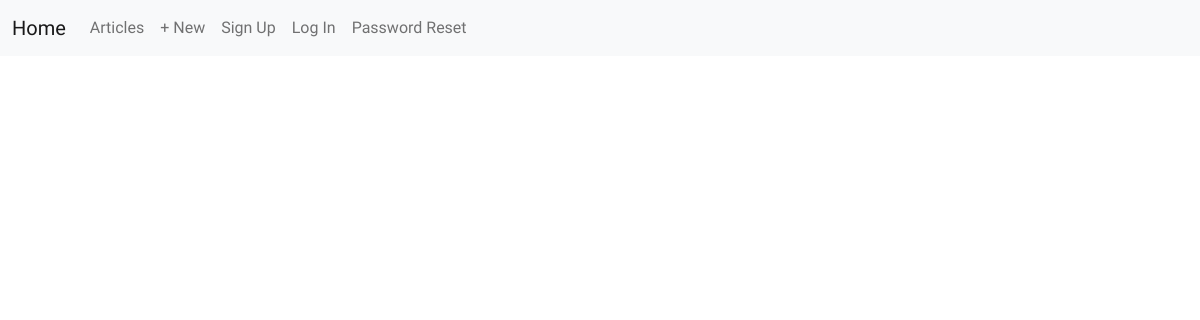
/articles/, run on an earlier commit of the app's database.
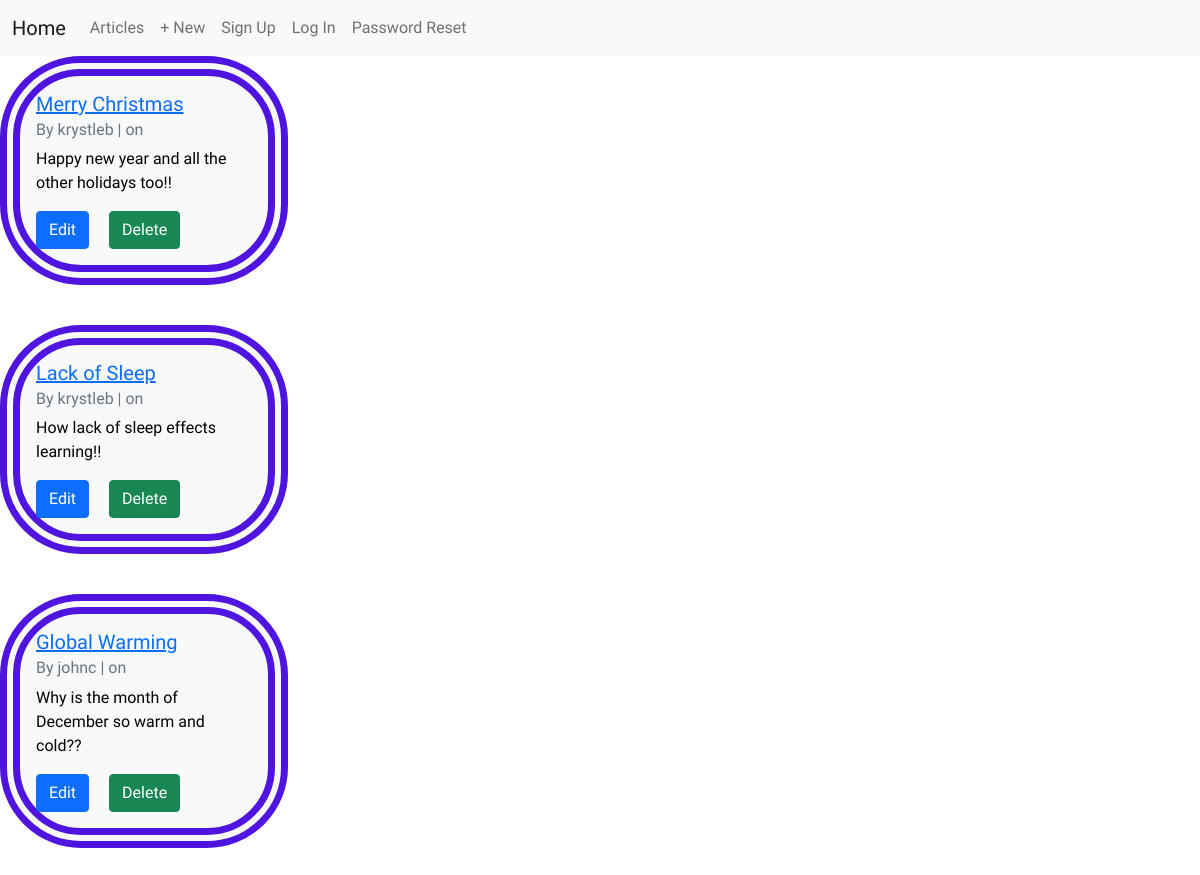
And on a later commit of the database.
### articles/models.py (models this page shows, shortened)
class Article(models.Model):
    title = models.CharField(max_length=225)
    body = models.TextField()
    creation = models.DateTimeField(auto_now_add=True)
    author = models.ForeignKey(get_user_model(), on_delete=models.CASCADE)

### accounts/models.py (models this page shows)
class CustomUser(AbstractUser):
    role = models.CharField(max_length=255)
    department = models.CharField(max_length=255)

### articles/views.py (the view)
# urls.py: path("", ArticleListView.as_view(), name="article_list"),
class ArticleListView(ListView):
    model = Article
    template_name = "article_list.html"

### templates/article_list.html (shortened to what this page needs)
{% extends 'base.html' %}
{% block content %}
        {% for article in article_list %}
        <div class="card text-black bg-light mb-3" style="max-width: 18rem; border: 20px double #4f14e0;
        border-radius: 81px;">
            <div class="card-body">
                <h5 class="card-title"><a href="{% url 'article_detail' article.id %}"> {{ article.title }}</h5></a>
                <h6 class="card-subtitle mb-2 text-muted">By {{ article.author }} | on {{article.created_at}}</h6>
                <p class="card-text">{{ article.body|truncatechars:50}}</p>
                <a href="{% url 'article_edit' article.id %}" class="card-link btn btn-primary">Edit</a>
                <a href="{% url 'article_delete' article.id %}" class="card-link btn btn-success">Delete</a>
            </div>
        </div>
        <br />
        {% endfor %}
{% endblock content %}

### templates/base.html (shortened to what this page needs)
{% load static %}
<!DOCTYPE html>
<html lang="en">
<head>
<link href="https://cdn.jsdelivr.net/npm/bootstrap@5.1.3/dist/css/bootstrap.min.css" rel="stylesheet">
<link href="{% static 'css/base.css' %}" rel="stylesheet">
</head>
<body>
    <nav class="navbar navbar-expand-lg navbar-light bg-light">
        <div class="container-fluid">
            <a class="navbar-brand" href="{% url 'home' %}">Home</a>
            <div class="collapse navbar-collapse" id="navbarNav">
            <ul class="navbar-nav">
                <li class="nav-item">
                <a class="nav-link" href="{% url 'article_list' %}">Articles</a>
                </li>
                <li class="nav-item">
                <a class="nav-link" href="{% url 'article_new' %}">+ New</a>
                </li>
                {% if user.is_authenticated %}
                <li class="nav-item">
                    <a class="nav-link" href="{% url 'password_change' %}">Change Password</a>
                </li>
                <li class="nav-item">
                    <a class="nav-link" href="{% url 'logout' %}">Log Out</a>
                </li>
                {% else %}
                <li class="nav-item">
                    <a class="nav-link" href="{% url 'signup' %}">Sign Up</a>
                </li>
                <li class="nav-item">
                    <a class="nav-link" href="{% url 'login' %}">Log In</a>
                </li>
                <li class="nav-item">
                    <a class="nav-link" href="{% url 'password_reset' %}">Password Reset</a>
                </li>
                {% endif %}
            </ul>
            </div>
        </div>
        </nav>
        {% block content %}
        {% endblock content %}
</body>
</html>

### static/css/base.css (style rules this page uses)
body { font-family: 'Fuzzy Bubbles', cursive; }

What changed in the data, as far as the page shows it:
added Article: title "Merry Christmas", author "krystleb", body "Happy new year and all the other holidays too!!"
added Article: title "Lack of Sleep", author "krystleb", body "How lack of sleep effects learning!!"
added Article: title "Global Warming", author "johnc", body "Why is the month of December so warm and cold??"
